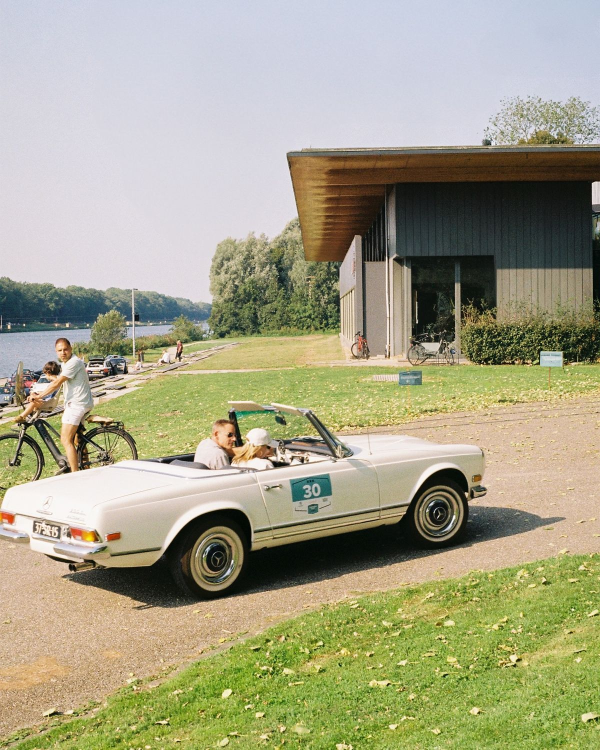
#> input picture backend/test.jpg, 1200 x 1500 px (shown at 1/2 size)
$ python test_palette.py
#> lines starting #> are read from the running program, lines starting #| are printed output that depends on the picture
from PIL import Image
from sklearn.cluster import KMeans
import numpy as np

def get_palette(image_path, n_colors=5):
    # Open the image and make sure it's plain RGB (no transparency channel, etc.)
#> called with image_path = 'test.jpg', n_colors = 5
    img = Image.open(image_path).convert("RGB")
#> img is the input picture: PIL image 1200x1500 RGB; mean R, G, B 165.5, 163, 135.2

    # Shrink it — we don't need every pixel, just a representative sample
    img = img.resize((150, 150))
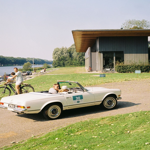
#> img: PIL image 150x150 RGB; mean R, G, B 165.5, 163, 135.2

    # Turn the image into a flat list of [R, G, B] pixel values
    pixels = np.array(img).reshape(-1, 3)

    # Ask k-means to find n_colors "clumps" of similar colors
    kmeans = KMeans(n_clusters=n_colors, random_state=42, n_init=10)
    kmeans.fit(pixels)

    # The clump centers ARE the dominant colors (as RGB floats) — round and convert to int
    centers = kmeans.cluster_centers_.astype(int)

    # Convert each [R, G, B] into a hex string like "#f4a261"
    hex_colors = ["#{:02x}{:02x}{:02x}".format(r, g, b) for r, g, b in centers]

    return hex_colors

def get_combined_palette(image_paths, n_colors=5):
    all_pixels = []

    for path in image_paths:
        img = Image.open(path).convert("RGB")
        img = img.resize((150, 150))  # same size for every photo = equal weighting
        pixels = np.array(img).reshape(-1, 3)
        all_pixels.append(pixels)

    # Stack all photos' pixels into one big pile
    combined_pixels = np.vstack(all_pixels)

    kmeans = KMeans(n_clusters=n_colors, random_state=42, n_init=10)
    kmeans.fit(combined_pixels)

    centers = kmeans.cluster_centers_.astype(int)
    hex_colors = ["#{:02x}{:02x}{:02x}".format(r, g, b) for r, g, b in centers]

    return hex_colors

if __name__ == "__main__":
    palette = get_palette("test.jpg")
    print("Dominant palette for test.jpg:")
    for color in palette:
        print(" ", color)

    combined = get_combined_palette(["test.jpg", "test2.jpg"])
#> pass 2 of the loop in get_combined_palette, `for path in image_paths:`:
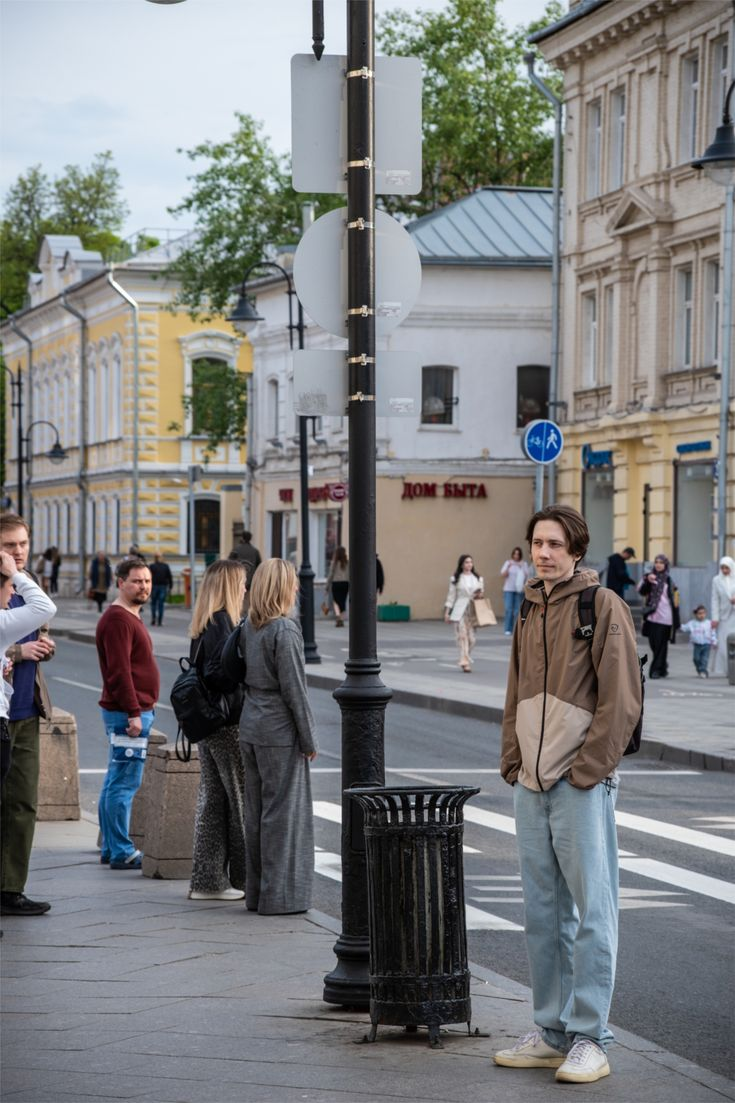
#> input picture backend/test2.jpg, 735 x 1103 px
#> in get_combined_palette, img is the input picture: PIL image 735x1103 RGB; mean R, G, B 124.5, 125.4, 126
#> in get_combined_palette, `img = img.resize((150, 150))`:
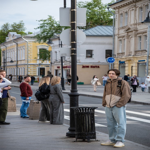
#> img: PIL image 150x150 RGB; mean R, G, B 124.5, 125.3, 126
    print("\nCombined palette for test.jpg + test2.jpg:")
    for color in combined:
        print(" ", color)
